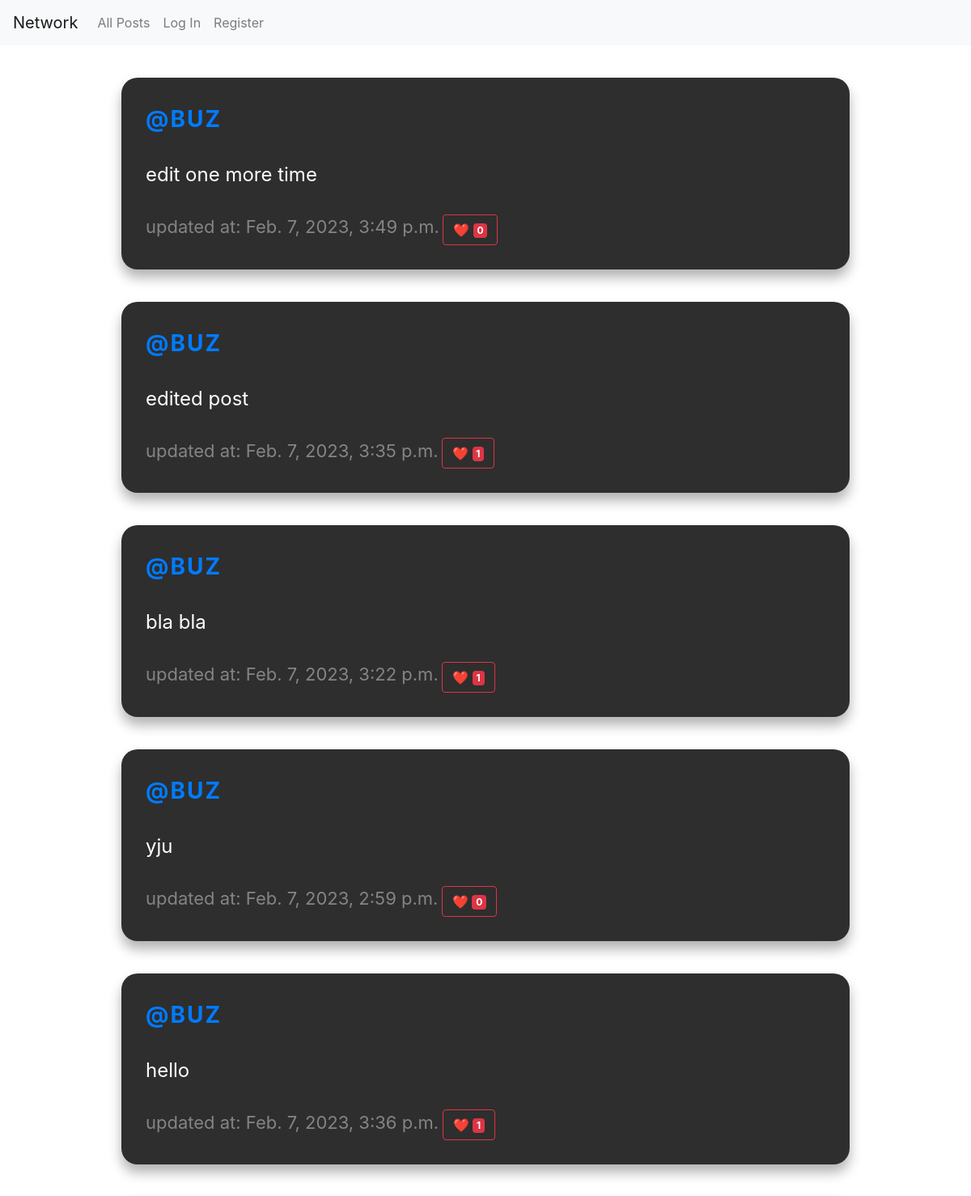
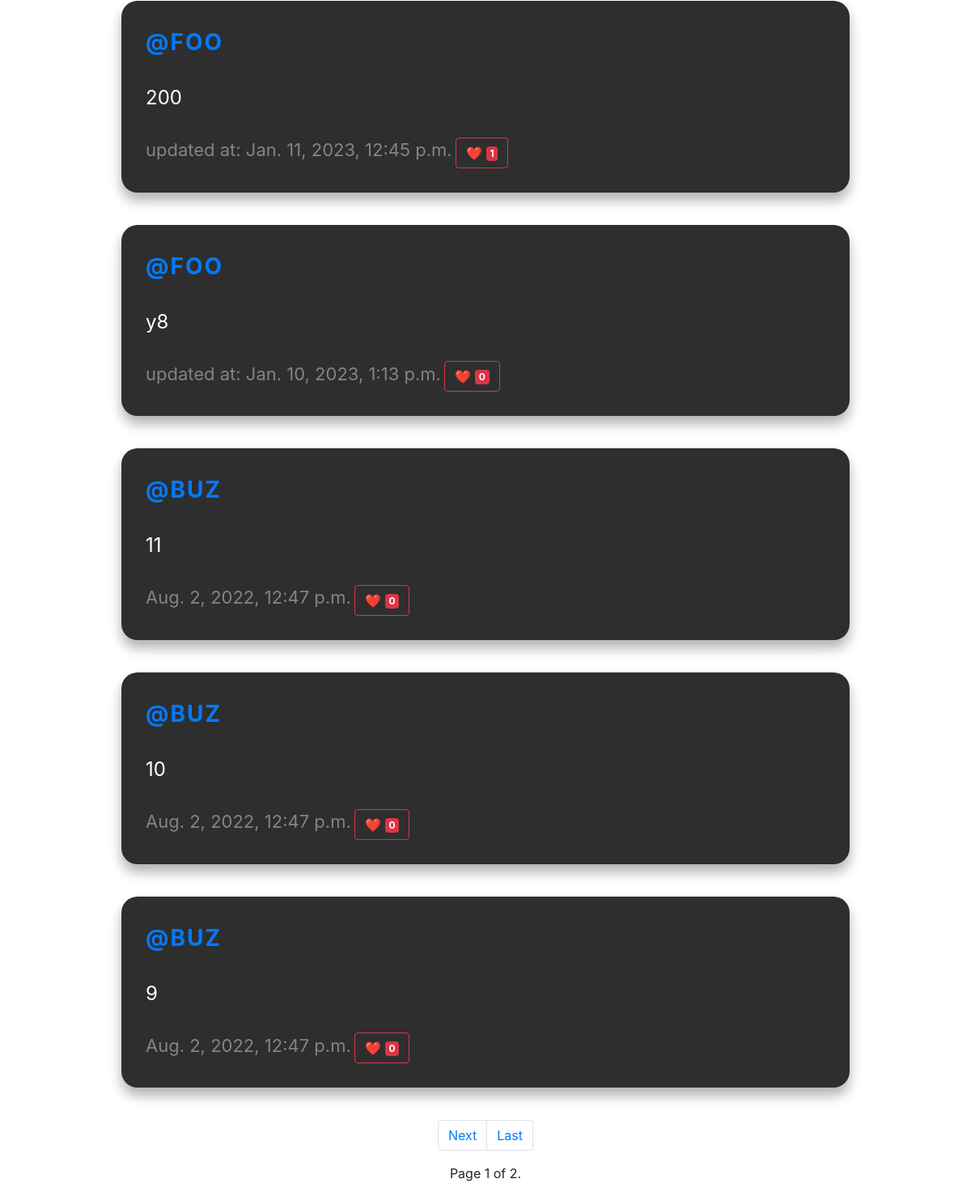
The page / on the database its author committed (2 pictures, top to bottom).
### network/models.py (models this page shows, shortened)
class Post(models.Model):
    user = models.ForeignKey(User, on_delete=models.CASCADE)
    content = models.TextField()
    created_at = models.DateTimeField(auto_now_add=True)
    updated_at = models.DateTimeField(auto_now=True)
    def likes_count(self):
        return self.likes.all().count()
    class Meta:
        ordering = ['-created_at']

class User(AbstractUser):
    pass

### network/views.py (the view)
# urls.py: path("", views.index, name="index"),
def index(request):
    posts = Post.objects.all()
    if request.user.is_authenticated:
        for post in posts:
            post.user_liked = post.likes.filter(user=request.user).exists()
    else:
        for post in posts:
            post.user_liked = False
    paginator = Paginator(posts, 10)
    page_number = request.GET.get('page')
    page_obj = paginator.get_page(page_number)
    return render(request, "network/index.html", {
        "page_obj": page_obj
    })

### network/templates/network/index.html (shortened to what this page needs)
{% extends "network/layout.html" %}
{% load static %}
{% block body %}
{% include "network/common.html" %}
{% endblock %}

### network/templates/network/common.html (shortened to what this page needs)
<div>
    {% for post in page_obj %}
    <div class="tweet-container">
        <div class="tweet" data-post-id="{{ post.id }}">
          <div class="tweet-header">
            <span class="tweet-author-name"><a href="{% url 'profile' username=post.user %}">
                @{{ post.user }} </a></span>
          </div>
          <p class="tweet-content">{{ post.content }}</p>
          <div class="tweet-footer">
            {% if post.created_at != post.updated_at %}
              <span class="tweet-date">updated at: {{ post.updated_at }}</span>
              {% else %}
                <span class="tweet-date">{{ post.created_at }}</span>
              {% endif %}
            <button type="button" class="btn btn-outline-danger like-button" data-post-id="{{ post.id }}" data-page="{{ page }}" onclick="likePost(this)" id="like-button">
              <span class="heart">❤️</span>
              <span class="like-count badge badge-danger">{{ post.likes_count }}</span>
            </button>
          </div>
        </div>
      </div>
    {% endfor %}
    </div>
<nav aria-label="Page navigation example">
    <ul class="pagination justify-content-center">
        {% if page_obj.has_next %}
        <li class="page-item"><a class="page-link" href="?page={{ page_obj.next_page_number }}">Next</a></li>
        <li class="page-item"><a class="page-link" href="?page={{ page_obj.paginator.num_pages }}">Last</a></li>
        {% endif %}
    </ul>
    <ul class="pagination justify-content-center">
        <span class="current">
            Page {{ page_obj.number }} of {{ page_obj.paginator.num_pages }}.
        </span>
    </ul>
</nav>

### network/static/network/styles.css (style rules this page uses)
.tweet-container { width: 900px; margin: 0 auto; }
.tweet { max-width: 100%; background-color: #2e2e2e; color: #fff; padding: 30px; border-radius: 20px; box-shadow: 0 10px 15px rgba(0, 0, 0, 0.3); margin: 40px 0; }
.tweet-header { margin-bottom: 30px; }
.tweet-author-name { font-size: 28px; font-weight: bold; text-transform: uppercase; letter-spacing: 2px; }
.tweet-footer { margin-top: 30px; }
.tweet-date { font-size: 22px; color: #848484; }
.tweet-content { font-size: 24px; line-height: 1.5; text-align: justify; }

### rows shown on the page
Post: user "BUZ", content "edit one more time", updated_at "Feb. 7, 2023, 3:49 p.m.", likes_count "0"
Post: user "BUZ", content "edited post", updated_at "Feb. 7, 2023, 3:35 p.m.", likes_count "1"
Post: user "BUZ", content "bla bla", updated_at "Feb. 7, 2023, 3:22 p.m.", likes_count "1"
Post: user "BUZ", content "yju", updated_at "Feb. 7, 2023, 2:59 p.m.", likes_count "0"
Post: user "BUZ", content "hello", updated_at "Feb. 7, 2023, 3:36 p.m.", likes_count "1"
Post: user "FOO", content "200", updated_at "Jan. 11, 2023, 12:45 p.m.", likes_count "1"
Post: user "FOO", content "y8", updated_at "Jan. 10, 2023, 1:13 p.m.", likes_count "0"
Post: user "BUZ", content "11", created_at "Aug. 2, 2022, 12:47 p.m.", likes_count "0"
Post: user "BUZ", content "10", created_at "Aug. 2, 2022, 12:47 p.m.", likes_count "0"
Post: user "BUZ", content "9", created_at "Aug. 2, 2022, 12:47 p.m.", likes_count "0"

### other values the page prints
{{ page_obj.number }} "1"
{{ page_obj.paginator.num_pages }} "2"
